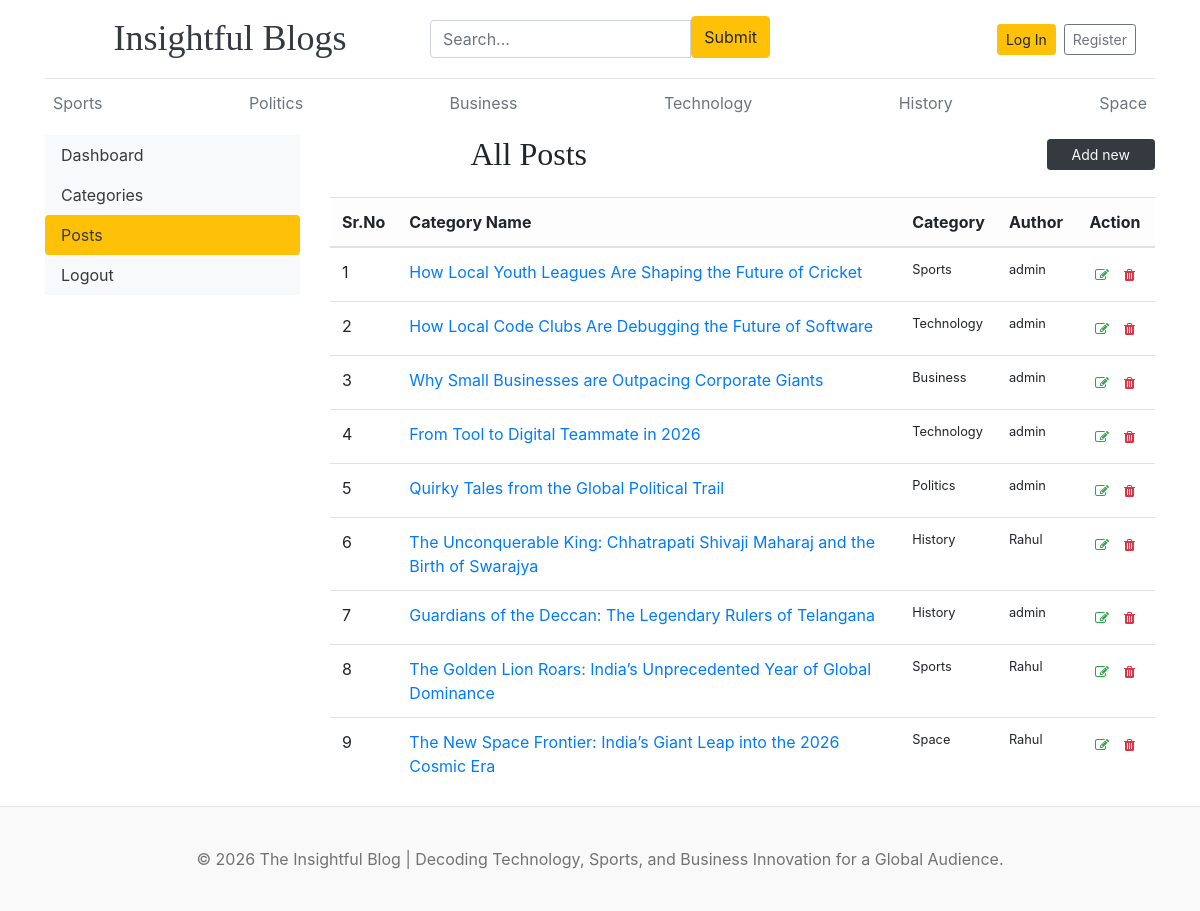
The app's page /dashboard/posts/ with its own data.
### blogs/models.py (models this page shows, shortened)
class Category(models.Model):
    category_name = models.CharField(max_length=50, unique=True)
    created_at = models.DateTimeField(auto_now_add=True)
    updated_at = models.DateTimeField(auto_now_add=True)
    class Meta:
        verbose_name_plural = "Categories"
    def __str__(self):
        return self.category_name

class Blog(models.Model):
    title = models.CharField(max_length=100)
    slug = models.SlugField(max_length=150, unique=True, blank=True)
    category = models.ForeignKey(Category, on_delete=models.CASCADE)
    author = models.ForeignKey(User, on_delete=models.CASCADE)
    featured_image = models.ImageField(upload_to="uploads/%Y/%m/%d")
    short_description = models.TextField(max_length=500)
    blog_body = models.TextField(max_length=2000)
    status = models.CharField(max_length=20, choices=STATUS_CHOICES, default="Draft")
    is_featured = models.BooleanField(default=False)
    created_at = models.DateTimeField(auto_now_add=True)
    updated_at = models.DateTimeField(auto_now_add=True)

### dashboards/views.py (the view)
# urls.py: path('posts/', views.posts, name='posts'),
def posts(request):
    posts = Blog.objects.all()
    context = {
        "posts": posts,
    }
    return render(request, "dashboard/posts.html", context)

### blogs/context_processors.py (called while the page is built)
def get_categories(request):
    categories = Category.objects.all()
    return dict(categories=categories)

def get_social_links(request):
    social_links = SocialLink.objects.all()
    return dict(social_links=social_links)

### templates/dashboard/posts.html
{% extends 'base.html' %}
{% block content %}
<div class="row">
    {% include 'dashboard/sidebar.html' %}
    <div class="col-md-9">
        <div class="row align-items-center gy-3 mb-4">
            <div class="col-12 col-md-8 col-lg-6 text-center text-lg-start">
                <h2 class="mb-0">All Posts</h2>
            </div>
            <div class="col-12 col-md-4 col-lg-6 d-flex justify-content-center justify-content-lg-end">
                <a href="{% url 'add_post' %}"
                    class="btn btn-dark btn-sm text-light text-decoration-none shadow-sm px-4">
                    Add new
                </a>
            </div>
        </div>
        <div class="table-responsive">
            <table class="table table-hover align-middle">
                <thead class="table-light">
                    <tr>
                        <th>Sr.No</th>
                        <th>Category Name</th>
                        <th class="d-none d-md-table-cell">Category</th>
                        <th class="d-none d-lg-table-cell">Author</th>
                        <th class="text-center">Action</th>
                    </tr>
                </thead>
                <tbody>
                    {% for post in posts %}
                    <tr>
                        <td>{{ forloop.counter }}</td>
                        <td class="fw-bold"><a href="">{{ post.title }}</a></td>
                        <td class="d-none d-md-table-cell small">{{ post.category }}</td>
                        <td class="d-none d-lg-table-cell small">{{ post.author }}</td>
                        <td class="text-center">
                            <div class="btn-group" role="group">
                                <a href="{% url 'edit_post' post.id %}" class="btn btn-sm btn-outline-success border-0">
                                    <i class="fa fa-edit"></i>
                                </a>
                                <a href="{% url 'delete_post' post.id %}" class="btn btn-sm btn-outline-danger border-0">
                                    <i class="fa fa-trash"></i>
                                </a>
                            </div>
                        </td>
                    </tr>
                    {% empty %}
                    <tr>
                        <td colspan="5" class="text-center text-muted">No posts found.</td>
                    </tr>
                    {% endfor %}
                </tbody>
            </table>
        </div>
    </div>
</div>
{% endblock %}

### templates/base.html (shortened to what this page needs)
{% load static %}
<!DOCTYPE html>
<html lang="en">
<head>
    <link href="https://getbootstrap.com/docs/4.0/dist/css/bootstrap.min.css" rel="stylesheet">
    <link href="{% static 'css/blog.css' %}" rel="stylesheet">
    <link rel="stylesheet" href="https://cdnjs.cloudflare.com/ajax/libs/font-awesome/4.7.0/css/font-awesome.min.css">
</head>
<body>
    <div class="container">
        <header class="blog-header py-3 container">
            <div class="row gy-3 justify-content-between align-items-center">
                <div class="col-12 col-lg-4 text-center text-lg-start">
                    <a class="blog-header-logo text-dark h4 text-decoration-none fw-bold" href="/">Insightful Blogs</a>
                </div>
                <div class="col-12 col-lg-4">
                    <form action="{% url 'search' %}" method="GET">
                        <div class="input-group mb-1">
                            <input class="form-control mt-1" type="text" name="keyword" value="{{ keyword }}"
                                placeholder="Search..." aria-label="Search" aria-describedby="button-search" />
                            <button class="btn btn-warning" id="button-search" type="submit">Submit</button>
                        </div>
                    </form>
                </div>
                <div class="col-12 col-lg-4 d-flex justify-content-center justify-content-lg-end align-items-center">
                    {% if not user.is_authenticated %}
                    <a class="btn btn-sm btn-warning m-1" href="{% url 'login' %}">Log In</a>
                    <a class="btn btn-sm btn-outline-secondary m-1" href="{% url 'register' %}">Register</a>
                    {% else %}
                    <div class="text-muted small me-3"><a href="{% url 'dashboard' %}">Dashboard</a></div>
                    &ensp;
                    <a href="{% url 'logout' %}"
                        class="btn btn-sm btn-link text-danger text-decoration-none p-0">Logout</a>
                    {% endif %}
                </div>
            </div>
        </header>
        <div class="nav-scroller py-1 mb-2">
            <nav class="nav d-flex justify-content-between">
                {% for cat in categories %}
                <a class="p-2 text-muted" href="{% url 'posts_by_category' cat.id %}">{{cat.category_name}}</a>
                {% endfor %}
            </nav>
        </div>
        {% block content %}
        {% endblock %}
    </div>
    <footer class="blog-footer">
        <p>© 2026 The Insightful Blog | Decoding Technology, Sports, and Business Innovation for a Global Audience.</p>
    </footer>
</body>
</html>

### static/css/blog.css (style rules this page uses)
.blog-header { border-bottom: 1px solid #e5e5e5; }
.blog-header-logo { font-family: "Playfair Display", Georgia, "Times New Roman", serif; font-size: 2.25rem; }
h1, h2, h3, h4, h5, h6 { font-family: "Playfair Display", Georgia, "Times New Roman", serif; }
.blog-footer { padding: 2.5rem 0; color: #727272; text-align: center; background-color: #f9f9f9; border-top: .05rem solid #e5e5e5; }
.blog-footer p:last-child { margin-bottom: 0; }

### records on screen
Category: category_name "Sports"
Category: category_name "Politics"
Category: category_name "Business"
Category: category_name "Technology"
Category: category_name "History"
Category: category_name "Space"
Blog: title "How Local Youth Leagues Are Shaping the Future of Cricket", category "Sports", author "admin"
Blog: title "How Local Code Clubs Are Debugging the Future of Software", category "Technology", author "admin"
Blog: title "Why Small Businesses are Outpacing Corporate Giants", category "Business", author "admin"
Blog: title "From Tool to Digital Teammate in 2026", category "Technology", author "admin"
Blog: title "Quirky Tales from the Global Political Trail", category "Politics", author "admin"
Blog: title "The Unconquerable King: Chhatrapati Shivaji Maharaj and the Birth of Swarajya", category "History", author "Rahul"
Blog: title "Guardians of the Deccan: The Legendary Rulers of Telangana", category "History", author "admin"
Blog: title "The Golden Lion Roars: India’s Unprecedented Year of Global Dominance", category "Sports", author "Rahul"
Blog: title "The New Space Frontier: India’s Giant Leap into the 2026 Cosmic Era", category "Space", author "Rahul"
